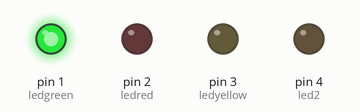
A sketch run on a simulated Arduino Uno, built with avr-gcc and run on an emulated ATmega328P. Shown: output pins drawn as LEDs (lit = HIGH).

Above: at 0.05 s.
At 0.65 s:
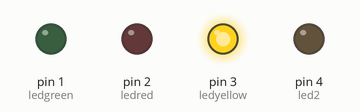
At 1.35 s:
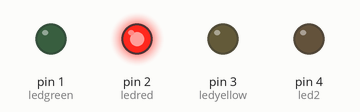
At 2.75 s:
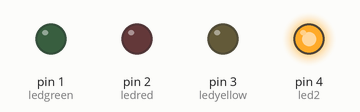
Timing chart, 0 to 3.0 s (numbered marks = the images above):
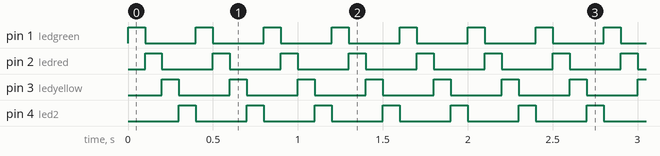

Measured:
- by itself, pin 1 (ledgreen), pin 2 (ledred), pin 3 (ledyellow), pin 4 (led2): alternates HIGH for 0.10 s and LOW for 0.30 s

The sketch:

RGB.ino
```cpp
int ledgreen = 1;
int ledred = 2;
int ledyellow = 3;
int led2 = 4;
const int buzzer = 13;

void setup() {
  pinMode (ledgreen, OUTPUT);
  pinMode (ledred, OUTPUT);
  pinMode (ledyellow, OUTPUT);
  pinMode (led2, OUTPUT);
}

void loop() {
  digitalWrite (ledgreen, HIGH);
  digitalWrite (ledred, LOW);
  digitalWrite (ledyellow, LOW);
  digitalWrite (led2, LOW);
  digitalWrite (buzzer, HIGH);
  delay(100);
  digitalWrite (ledgreen, LOW);
  digitalWrite (ledred, HIGH);
  digitalWrite (ledyellow, LOW);
  digitalWrite (led2, LOW);
  digitalWrite (buzzer, LOW);
  delay(100);
  digitalWrite (ledgreen, LOW);
  digitalWrite (ledred, LOW);
  digitalWrite (ledyellow, HIGH);
  digitalWrite (led2, LOW);
  digitalWrite (buzzer, HIGH);
  delay(100);
  digitalWrite (ledgreen, LOW);
  digitalWrite (ledred, LOW);
  digitalWrite (ledyellow, LOW);
  digitalWrite (led2, HIGH);
  digitalWrite (buzzer, LOW);
  delay(100);

}
```
